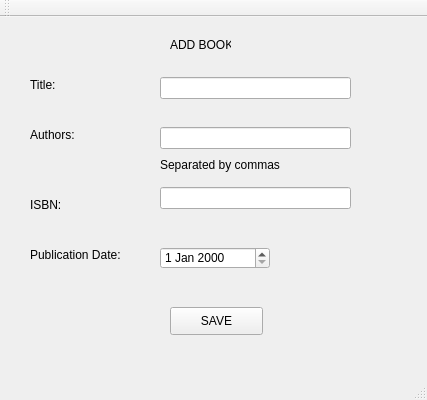
<?xml version="1.0" encoding="UTF-8"?>
<ui version="4.0">
 <class>BookInput</class>
 <widget class="QMainWindow" name="BookInput">
  <property name="geometry">
   <rect>
    <x>0</x>
    <y>0</y>
    <width>427</width>
    <height>400</height>
   </rect>
  </property>
  <property name="windowTitle">
   <string>BookInput</string>
  </property>
  <widget class="QWidget" name="centralWidget">
   <widget class="QLabel" name="labelAddBook">
    <property name="geometry">
     <rect>
      <x>170</x>
      <y>20</y>
      <width>61</width>
      <height>16</height>
     </rect>
    </property>
    <property name="text">
     <string>ADD BOOK</string>
    </property>
   </widget>
   <widget class="QLabel" name="labelTitle">
    <property name="geometry">
     <rect>
      <x>30</x>
      <y>60</y>
      <width>53</width>
      <height>16</height>
     </rect>
    </property>
    <property name="text">
     <string>Title:</string>
    </property>
   </widget>
   <widget class="QLabel" name="labelAuthors">
    <property name="geometry">
     <rect>
      <x>30</x>
      <y>110</y>
      <width>53</width>
      <height>16</height>
     </rect>
    </property>
    <property name="text">
     <string>Authors:</string>
    </property>
   </widget>
   <widget class="QLabel" name="labelIsbn">
    <property name="geometry">
     <rect>
      <x>30</x>
      <y>180</y>
      <width>53</width>
      <height>16</height>
     </rect>
    </property>
    <property name="text">
     <string>ISBN:</string>
    </property>
   </widget>
   <widget class="QLabel" name="labelPublicationDate">
    <property name="geometry">
     <rect>
      <x>30</x>
      <y>230</y>
      <width>131</width>
      <height>16</height>
     </rect>
    </property>
    <property name="text">
     <string>Publication Date:</string>
    </property>
   </widget>
   <widget class="QLabel" name="labelSeparatedByCommas">
    <property name="geometry">
     <rect>
      <x>160</x>
      <y>140</y>
      <width>171</width>
      <height>16</height>
     </rect>
    </property>
    <property name="text">
     <string>Separated by commas</string>
    </property>
   </widget>
   <widget class="QLineEdit" name="lineEditTitle">
    <property name="geometry">
     <rect>
      <x>160</x>
      <y>60</y>
      <width>191</width>
      <height>22</height>
     </rect>
    </property>
   </widget>
   <widget class="QLineEdit" name="lineEditAuthors">
    <property name="geometry">
     <rect>
      <x>160</x>
      <y>110</y>
      <width>191</width>
      <height>22</height>
     </rect>
    </property>
   </widget>
   <widget class="QLineEdit" name="lineEditIsbn">
    <property name="geometry">
     <rect>
      <x>160</x>
      <y>170</y>
      <width>191</width>
      <height>22</height>
     </rect>
    </property>
   </widget>
   <widget class="QDateEdit" name="dateEditPublicationDate">
    <property name="geometry">
     <rect>
      <x>160</x>
      <y>230</y>
      <width>110</width>
      <height>22</height>
     </rect>
    </property>
   </widget>
   <widget class="QPushButton" name="pushButtonSave">
    <property name="geometry">
     <rect>
      <x>170</x>
      <y>290</y>
      <width>93</width>
      <height>28</height>
     </rect>
    </property>
    <property name="text">
     <string>SAVE</string>
    </property>
   </widget>
  </widget>
  <widget class="QMenuBar" name="menuBar">
   <property name="geometry">
    <rect>
     <x>0</x>
     <y>0</y>
     <width>427</width>
     <height>26</height>
    </rect>
   </property>
  </widget>
  <widget class="QToolBar" name="mainToolBar">
   <attribute name="toolBarArea">
    <enum>TopToolBarArea</enum>
   </attribute>
   <attribute name="toolBarBreak">
    <bool>false</bool>
   </attribute>
  </widget>
  <widget class="QStatusBar" name="statusBar"/>
 </widget>
 <layoutdefault spacing="6" margin="11"/>
 <resources/>
 <connections/>
</ui>
